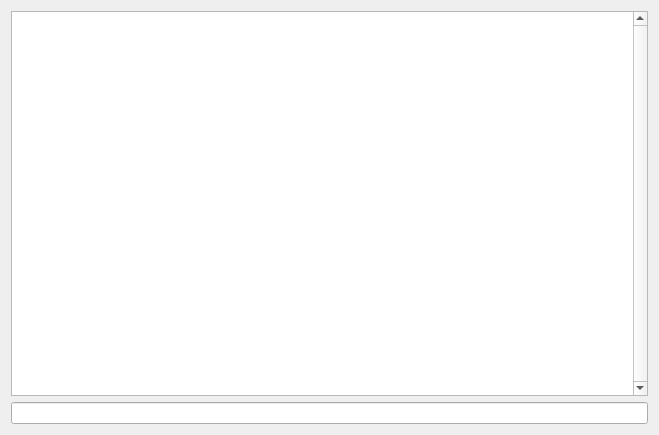
<?xml version="1.0" encoding="UTF-8"?>
<ui version="4.0">
 <class>BotWindow</class>
 <widget class="QWidget" name="BotWindow">
  <property name="geometry">
   <rect>
    <x>0</x>
    <y>0</y>
    <width>659</width>
    <height>435</height>
   </rect>
  </property>
  <property name="windowTitle">
   <string>Form</string>
  </property>
  <layout class="QVBoxLayout" name="verticalLayout">
   <item>
    <widget class="QListView" name="textBuffer">
     <property name="verticalScrollBarPolicy">
      <enum>Qt::ScrollBarAlwaysOn</enum>
     </property>
    </widget>
   </item>
   <item>
    <widget class="QLineEdit" name="commandInput">
     <property name="alignment">
      <set>Qt::AlignBottom|Qt::AlignLeading|Qt::AlignLeft</set>
     </property>
     <property name="readOnly">
      <bool>false</bool>
     </property>
    </widget>
   </item>
  </layout>
 </widget>
 <resources/>
 <connections/>
</ui>
